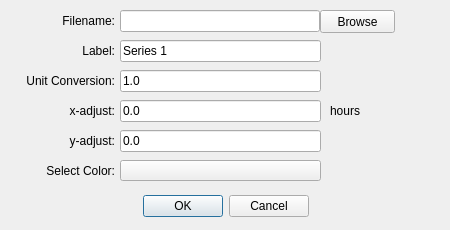
<?xml version="1.0" encoding="UTF-8"?>
<ui version="4.0">
 <class>add_imeds_data</class>
 <widget class="QDialog" name="add_imeds_data">
  <property name="windowModality">
   <enum>Qt::WindowModal</enum>
  </property>
  <property name="geometry">
   <rect>
    <x>0</x>
    <y>0</y>
    <width>450</width>
    <height>230</height>
   </rect>
  </property>
  <property name="sizePolicy">
   <sizepolicy hsizetype="Fixed" vsizetype="Fixed">
    <horstretch>0</horstretch>
    <verstretch>0</verstretch>
   </sizepolicy>
  </property>
  <property name="minimumSize">
   <size>
    <width>450</width>
    <height>230</height>
   </size>
  </property>
  <property name="maximumSize">
   <size>
    <width>450</width>
    <height>230</height>
   </size>
  </property>
  <property name="windowTitle">
   <string>Add IMEDS Data</string>
  </property>
  <widget class="QDialogButtonBox" name="buttonBox">
   <property name="geometry">
    <rect>
     <x>10</x>
     <y>190</y>
     <width>431</width>
     <height>32</height>
    </rect>
   </property>
   <property name="orientation">
    <enum>Qt::Horizontal</enum>
   </property>
   <property name="standardButtons">
    <set>QDialogButtonBox::Cancel|QDialogButtonBox::Ok</set>
   </property>
   <property name="centerButtons">
    <bool>true</bool>
   </property>
  </widget>
  <widget class="QLineEdit" name="text_filename">
   <property name="geometry">
    <rect>
     <x>120</x>
     <y>10</y>
     <width>200</width>
     <height>22</height>
    </rect>
   </property>
   <property name="sizePolicy">
    <sizepolicy hsizetype="Fixed" vsizetype="Fixed">
     <horstretch>0</horstretch>
     <verstretch>0</verstretch>
    </sizepolicy>
   </property>
   <property name="minimumSize">
    <size>
     <width>200</width>
     <height>20</height>
    </size>
   </property>
   <property name="readOnly">
    <bool>true</bool>
   </property>
   <property name="clearButtonEnabled">
    <bool>false</bool>
   </property>
  </widget>
  <widget class="QPushButton" name="browse_filebrowse">
   <property name="geometry">
    <rect>
     <x>320</x>
     <y>10</y>
     <width>75</width>
     <height>23</height>
    </rect>
   </property>
   <property name="sizePolicy">
    <sizepolicy hsizetype="Fixed" vsizetype="Fixed">
     <horstretch>0</horstretch>
     <verstretch>0</verstretch>
    </sizepolicy>
   </property>
   <property name="minimumSize">
    <size>
     <width>75</width>
     <height>23</height>
    </size>
   </property>
   <property name="text">
    <string>Browse</string>
   </property>
  </widget>
  <widget class="QLabel" name="label_seriesname">
   <property name="geometry">
    <rect>
     <x>15</x>
     <y>40</y>
     <width>100</width>
     <height>21</height>
    </rect>
   </property>
   <property name="minimumSize">
    <size>
     <width>100</width>
     <height>0</height>
    </size>
   </property>
   <property name="maximumSize">
    <size>
     <width>100</width>
     <height>16777215</height>
    </size>
   </property>
   <property name="text">
    <string>Label:</string>
   </property>
   <property name="alignment">
    <set>Qt::AlignRight|Qt::AlignTrailing|Qt::AlignVCenter</set>
   </property>
  </widget>
  <widget class="QLineEdit" name="text_seriesname">
   <property name="geometry">
    <rect>
     <x>120</x>
     <y>40</y>
     <width>201</width>
     <height>22</height>
    </rect>
   </property>
   <property name="text">
    <string>Series 1</string>
   </property>
  </widget>
  <widget class="QLabel" name="label_color">
   <property name="geometry">
    <rect>
     <x>15</x>
     <y>160</y>
     <width>100</width>
     <height>21</height>
    </rect>
   </property>
   <property name="minimumSize">
    <size>
     <width>100</width>
     <height>0</height>
    </size>
   </property>
   <property name="maximumSize">
    <size>
     <width>100</width>
     <height>16777215</height>
    </size>
   </property>
   <property name="text">
    <string>Select Color:</string>
   </property>
   <property name="alignment">
    <set>Qt::AlignRight|Qt::AlignTrailing|Qt::AlignVCenter</set>
   </property>
  </widget>
  <widget class="QPushButton" name="button_IMEDSColor">
   <property name="geometry">
    <rect>
     <x>120</x>
     <y>160</y>
     <width>201</width>
     <height>21</height>
    </rect>
   </property>
   <property name="text">
    <string/>
   </property>
  </widget>
  <widget class="QLabel" name="label_filename">
   <property name="geometry">
    <rect>
     <x>15</x>
     <y>10</y>
     <width>100</width>
     <height>21</height>
    </rect>
   </property>
   <property name="minimumSize">
    <size>
     <width>100</width>
     <height>0</height>
    </size>
   </property>
   <property name="maximumSize">
    <size>
     <width>100</width>
     <height>16777215</height>
    </size>
   </property>
   <property name="text">
    <string>Filename:</string>
   </property>
   <property name="alignment">
    <set>Qt::AlignRight|Qt::AlignTrailing|Qt::AlignVCenter</set>
   </property>
  </widget>
  <widget class="QLabel" name="label_unitconvert">
   <property name="geometry">
    <rect>
     <x>15</x>
     <y>70</y>
     <width>100</width>
     <height>21</height>
    </rect>
   </property>
   <property name="minimumSize">
    <size>
     <width>100</width>
     <height>0</height>
    </size>
   </property>
   <property name="maximumSize">
    <size>
     <width>100</width>
     <height>16777215</height>
    </size>
   </property>
   <property name="text">
    <string>Unit Conversion:</string>
   </property>
   <property name="alignment">
    <set>Qt::AlignRight|Qt::AlignTrailing|Qt::AlignVCenter</set>
   </property>
  </widget>
  <widget class="QLineEdit" name="text_unitconvert">
   <property name="geometry">
    <rect>
     <x>120</x>
     <y>70</y>
     <width>201</width>
     <height>22</height>
    </rect>
   </property>
   <property name="inputMask">
    <string/>
   </property>
   <property name="text">
    <string>1.0</string>
   </property>
  </widget>
  <widget class="QLineEdit" name="text_yadjust">
   <property name="geometry">
    <rect>
     <x>120</x>
     <y>130</y>
     <width>201</width>
     <height>22</height>
    </rect>
   </property>
   <property name="inputMask">
    <string/>
   </property>
   <property name="text">
    <string>0.0</string>
   </property>
  </widget>
  <widget class="QLabel" name="label_yadjust">
   <property name="geometry">
    <rect>
     <x>15</x>
     <y>130</y>
     <width>100</width>
     <height>21</height>
    </rect>
   </property>
   <property name="minimumSize">
    <size>
     <width>100</width>
     <height>0</height>
    </size>
   </property>
   <property name="maximumSize">
    <size>
     <width>100</width>
     <height>16777215</height>
    </size>
   </property>
   <property name="text">
    <string>y-adjust:</string>
   </property>
   <property name="alignment">
    <set>Qt::AlignRight|Qt::AlignTrailing|Qt::AlignVCenter</set>
   </property>
  </widget>
  <widget class="QLineEdit" name="text_xadjust">
   <property name="geometry">
    <rect>
     <x>120</x>
     <y>100</y>
     <width>201</width>
     <height>22</height>
    </rect>
   </property>
   <property name="inputMask">
    <string/>
   </property>
   <property name="text">
    <string>0.0</string>
   </property>
  </widget>
  <widget class="QLabel" name="label_xadjust">
   <property name="geometry">
    <rect>
     <x>15</x>
     <y>100</y>
     <width>100</width>
     <height>21</height>
    </rect>
   </property>
   <property name="minimumSize">
    <size>
     <width>100</width>
     <height>0</height>
    </size>
   </property>
   <property name="maximumSize">
    <size>
     <width>100</width>
     <height>16777215</height>
    </size>
   </property>
   <property name="text">
    <string>x-adjust:</string>
   </property>
   <property name="alignment">
    <set>Qt::AlignRight|Qt::AlignTrailing|Qt::AlignVCenter</set>
   </property>
  </widget>
  <widget class="QLabel" name="label_xadjust_unit">
   <property name="geometry">
    <rect>
     <x>330</x>
     <y>100</y>
     <width>100</width>
     <height>21</height>
    </rect>
   </property>
   <property name="minimumSize">
    <size>
     <width>100</width>
     <height>0</height>
    </size>
   </property>
   <property name="maximumSize">
    <size>
     <width>100</width>
     <height>16777215</height>
    </size>
   </property>
   <property name="text">
    <string>hours</string>
   </property>
   <property name="alignment">
    <set>Qt::AlignLeading|Qt::AlignLeft|Qt::AlignVCenter</set>
   </property>
  </widget>
 </widget>
 <resources/>
 <connections>
  <connection>
   <sender>buttonBox</sender>
   <signal>accepted()</signal>
   <receiver>add_imeds_data</receiver>
   <slot>accept()</slot>
   <hints>
    <hint type="sourcelabel">
     <x>248</x>
     <y>254</y>
    </hint>
    <hint type="destinationlabel">
     <x>157</x>
     <y>274</y>
    </hint>
   </hints>
  </connection>
  <connection>
   <sender>buttonBox</sender>
   <signal>rejected()</signal>
   <receiver>add_imeds_data</receiver>
   <slot>reject()</slot>
   <hints>
    <hint type="sourcelabel">
     <x>316</x>
     <y>260</y>
    </hint>
    <hint type="destinationlabel">
     <x>286</x>
     <y>274</y>
    </hint>
   </hints>
  </connection>
 </connections>
</ui>
